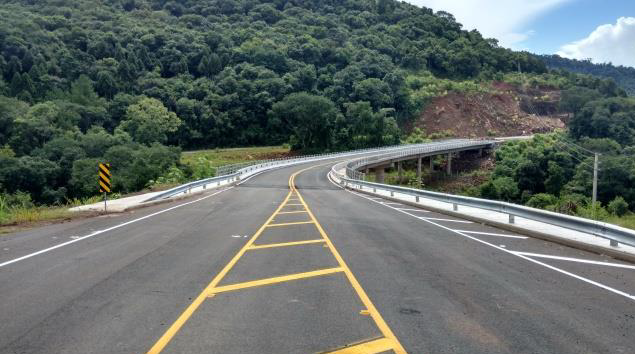
#> input picture computacao-grafica-opencv-python/Computação Gráfica/images/estrada.png, 635 x 354 px
$ python binarizacao.py
#> lines starting #> are read from the running program, lines starting #| are printed output that depends on the picture; after the words box and inside, x2 and y2 are one past the last pixel; in counts of white or black regions, pixels touching at a corner belong together
import cv2
import numpy as np
img = cv2.imread("images/estrada.png")
#> img is the input picture: shape (354, 635, 3); mean B, G, R 103.7, 107.7, 99.7
img = cv2.cvtColor(img, cv2.COLOR_BGR2GRAY)
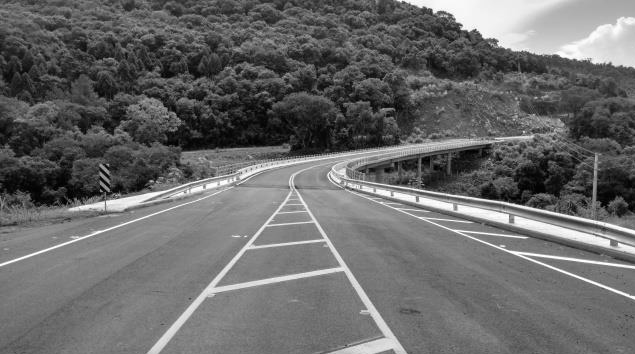
#> img: shape (354, 635); min 0, max 255, mean 104.9
suave = cv2.GaussianBlur(img, (7, 7), 0) # aplica blur
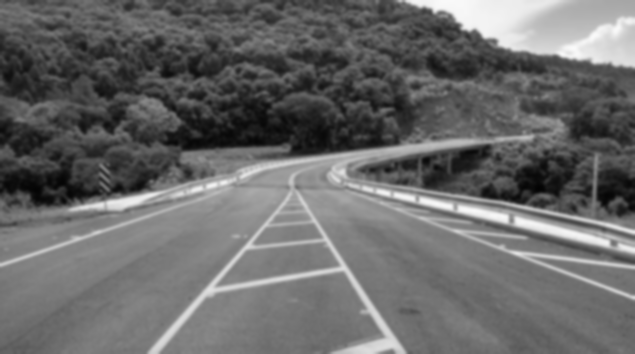
#> suave: shape (354, 635); min 3, max 250, mean 104.9
(T, bin) = cv2.threshold(suave, 160, 255, cv2.THRESH_BINARY)
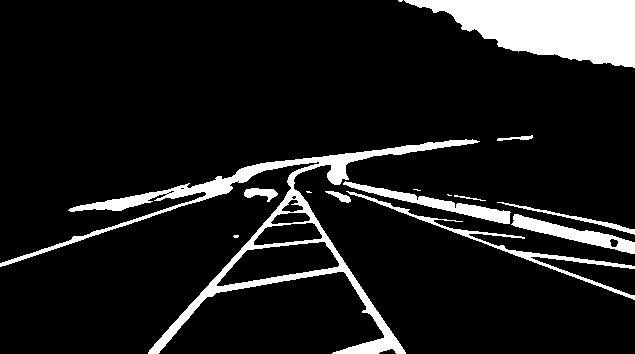
#> bin: shape (354, 635); 11.1% white; 15 white regions (5 under 20 px), largest, box (x1, y1, x2, y2) and area: (404, 0, 635, 68) 9816, (0, 139, 480, 354) 9397, (346, 191, 635, 300) 1701
(T, binI) = cv2.threshold(suave, 160, 255, cv2.THRESH_BINARY_INV)
resultado = np.vstack([ np.hstack([suave, bin]), np.hstack([binI,
cv2.bitwise_and(img, img, mask = binI)]) ])
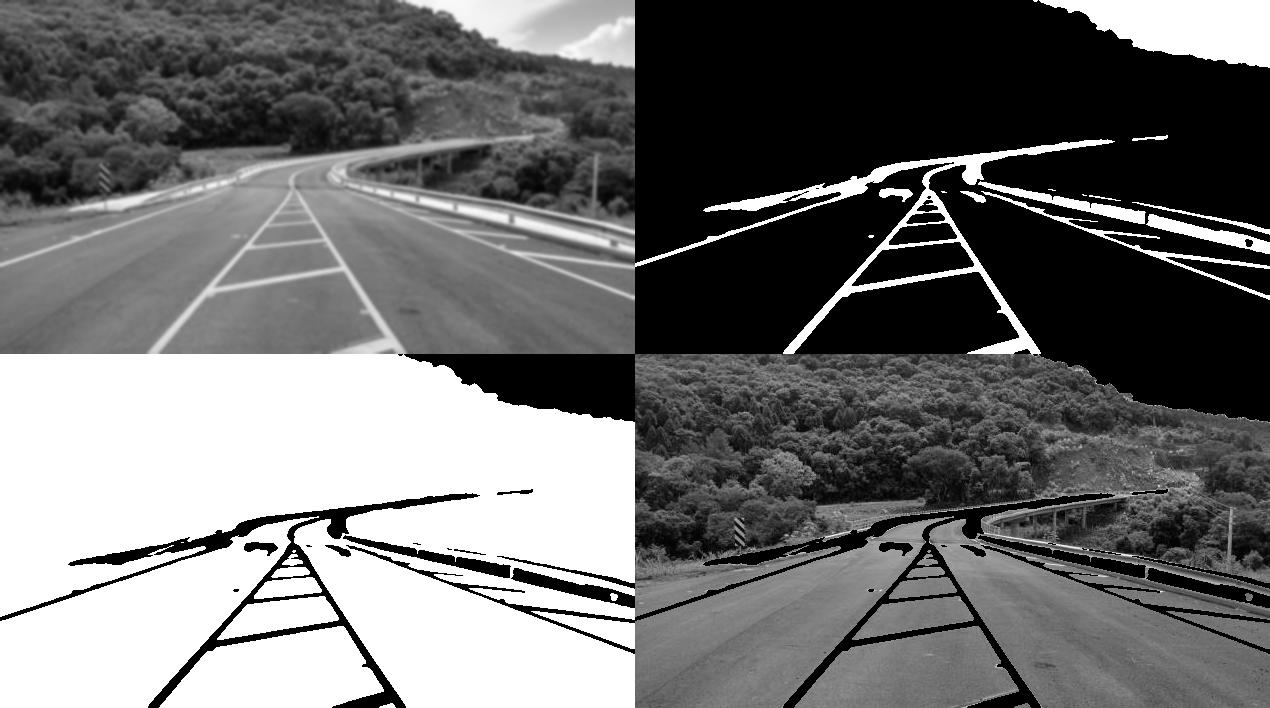
#> resultado: shape (708, 1270); min 0, max 255, mean 110.5
cv2.imshow("Binarização da imagem", resultado)
cv2.waitKey(0)
cv2.destroyAllWindows()
